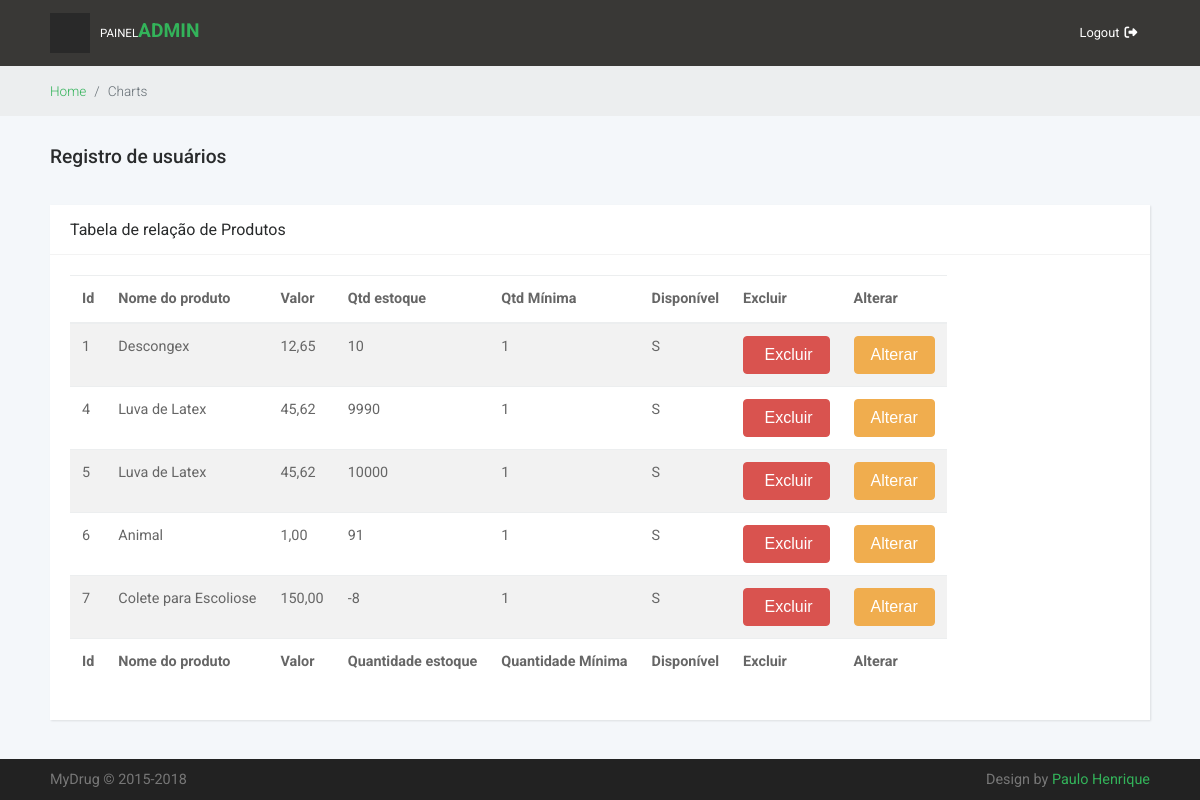
/Admin/consultaProduto.php (signed in), run on the app's committed database.
### tables this page shows
CREATE TABLE `produtos` (
  `id_produto` int(11) NOT NULL,
  `id_categoria` int(10) NOT NULL,
  `id_empresa` int(11) NOT NULL,
  `nome` varchar(255) NOT NULL,
  `valor` varchar(50) NOT NULL,
  `foto_principal` varchar(255) NOT NULL,
  `quantidade` int(15) NOT NULL,
  `quantidade_minima` int(15) NOT NULL,
  `descricao` text NOT NULL,
  `data_cadastro` datetime DEFAULT NULL,
  `disponivel` enum('S','N') DEFAULT 'N'
);

### Admin/consultaProduto.php (the view, shortened to what this page needs)
<?php include("inicio.php"); include ("../conexao.php");
?>
      <div class="breadcrumb-holder">
        <div class="container-fluid">
          <ul class="breadcrumb">
            <li class="breadcrumb-item"><a href="index.php">Home</a></li>
            <li class="breadcrumb-item active">Charts</li>
          </ul>
        </div>
      </div>
      <section class="charts">
        <div class="container-fluid">
          <header>
            <h1 class="h3">Registro de usuários</h1>
          </header>
          <div class="row">
            <div class="col-lg-12">
              <div class="card">
                <div class="card-header d-flex align-items-center">
                  <h2 class="h5 display">Tabela de relação de Produtos</h2>
                </div>
                <div class="card-block">
                  <table class="table table-responsive table-striped table-hover" id="example" class="display" cellspacing="0" width="100%">
                    <thead>
                      <tr>
                        <th>Id</th>
                        <th>Nome do produto</th>
                        <th>Valor</th>
                        <th>Qtd estoque</th>
                        <th>Qtd Mínima</th>
                        <th>Disponível</th>
                        <th>Excluir</th>
                        <th>Alterar</th>
                      </tr>
                    </thead>
                      <tfoot>
                        <tr>
                        <th>Id</th>
                        <th>Nome do produto</th>
                        <th>Valor</th>
                        <th>Quantidade estoque</th>
                        <th>Quantidade Mínima</th>
                        <th>Disponível</th>
                        <th>Excluir</th>
                        <th>Alterar</th>
                      </tr>
                      </tfoot>
				<tbody>
					<?php
						$sql = "select * from produtos where disponivel='S' order by id_produto ";
						$resultado = $conexao->query($sql);
						while($linha = $resultado->fetch_object())
						{
							echo "<tr>
									<td>$linha->id_produto</td>
									<td>$linha->nome</td>
									<td>$linha->valor</td>
									<td>$linha->quantidade</td>
									<td>$linha->quantidade_minima</td>
									<td>$linha->disponivel</td>
									<td><button type=\"button\"  class=\"btn btn-danger btn_excluir\" id=\"$linha->id_produto\"><span class=\"glyphicon glyphicon-remove\"></span> Excluir</button></td>
									<td><a href=\"alterarProduto.php?id=$linha->id_produto\"><button type='button' class='btn btn-warning'>Alterar</button></a></td>
								  </tr>";
						}
					?>
                      </tbody>
                  </table>
                </div>
              </div>
            </div>
          </div>
        </div>
      </section>
	<?php include("fim.php"); ?>

### Admin/css/style.default.css (style rules this page uses)
a { display: inline-block; text-decoration: none; color: #fff; transition: all 0.3s; }
ul { padding: 0; margin: 0; }
body { overflow-x: hidden; }
table { font-size: 0.9em; color: #666; }
h2 { color: #555; font-weight: 400; }
.breadcrumb-holder { background: #eceeef; }
.breadcrumb-holder .breadcrumb { padding: 15px 0; font-size: 0.85em; font-weight: 300; color: #999; margin-bottom: 0; }
.card { height: 100%; border: none; background: #fff; box-shadow: 1px 1px 2px rgba(0, 0, 0, 0.1); border-radius: 0; }
.card-header { height: 50px; background-color: #fff; border-bottom-color: #f3f3f3; border-top: none; }
.card-header h2, .card-header h3 { margin-bottom: 0; }
.display { font-weight: 400 !important; }
button { cursor: pointer; }
@media (min-width: 992px) { .container-fluid { padding: 0 50px; } }
section.charts div[class*="col-"] { margin-bottom: 30px; }
section.charts header { padding: 30px 0; }
@media (min-width: 992px) { section.charts h2 { font-size: 1rem; } }
.btn { font-weight: normal; line-height: 1.25; border: 1px solid transparent; padding: 0.5rem 1rem; font-size: 1rem; border-radius: 0.25rem; transition: all 0.2s ease-in-out; }
.btn-warning { color: #fff; background-color: #f0ad4e; border-color: #f0ad4e; }
.btn-danger { color: #fff; background-color: #d9534f; border-color: #d9534f; }
body { font-family: "Roboto", sans-serif; font-size: 1rem; font-weight: normal; line-height: 1.5; color: #292b2c; background-color: #fff; }
a { color: #33b35a; text-decoration: none; }
h1, h2, h3, h4, h5, h6, .h1, .h2, .h3, .h4, .h5, .h6 { margin-bottom: 0.5rem; font-family: "Roboto", sans-serif; font-weight: 500; line-height: 1.1; color: inherit; }
h1, .h1 { font-size: 1.5rem; }
h2, .h2 { font-size: 1.3rem; }
h3, .h3 { font-size: 1.2rem; }
h5, .h5 { font-size: 0.9rem; }

### data on the page
produtos: id_produto "1", nome "Descongex", valor "12,65", quantidade "10", quantidade_minima "1", disponivel "S"
produtos: id_produto "4", nome "Luva de Latex", valor "45,62", quantidade "9990", quantidade_minima "1", disponivel "S"
produtos: id_produto "5", nome "Luva de Latex", valor "45,62", quantidade "10000", quantidade_minima "1", disponivel "S"
produtos: id_produto "6", nome "Animal", valor "1,00", quantidade "91", quantidade_minima "1", disponivel "S"
produtos: id_produto "7", nome "Colete para Escoliose", valor "150,00", quantidade "-8", quantidade_minima "1", disponivel "S"
